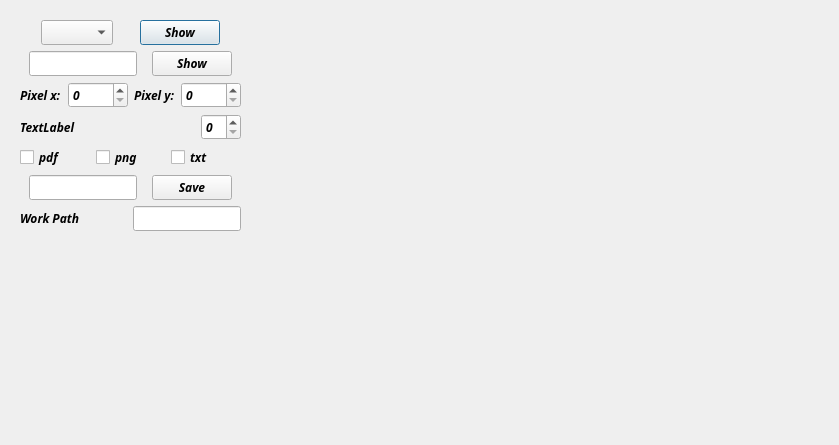
<?xml version="1.0" encoding="UTF-8"?>
<ui version="4.0">
 <class>FrameCl</class>
 <widget class="QDialog" name="FrameCl">
  <property name="geometry">
   <rect>
    <x>0</x>
    <y>0</y>
    <width>839</width>
    <height>445</height>
   </rect>
  </property>
  <property name="font">
   <font>
    <family>Ubuntu Mono</family>
    <weight>75</weight>
    <italic>true</italic>
    <bold>true</bold>
   </font>
  </property>
  <property name="windowTitle">
   <string>Dialog</string>
  </property>
  <layout class="QGridLayout" name="gridLayout">
   <item row="0" column="0">
    <widget class="QScrollArea" name="scrollArea">
     <property name="frameShape">
      <enum>QFrame::NoFrame</enum>
     </property>
     <property name="widgetResizable">
      <bool>true</bool>
     </property>
     <widget class="QWidget" name="scrollAreaWidgetContents">
      <property name="geometry">
       <rect>
        <x>0</x>
        <y>0</y>
        <width>900</width>
        <height>402</height>
       </rect>
      </property>
      <layout class="QHBoxLayout" name="horizontalLayout_6">
       <item>
        <layout class="QVBoxLayout" name="verticalLayout">
         <item>
          <layout class="QHBoxLayout" name="horizontalLayout">
           <item>
            <widget class="QComboBox" name="comboBox">
             <property name="sizePolicy">
              <sizepolicy hsizetype="Maximum" vsizetype="Fixed">
               <horstretch>0</horstretch>
               <verstretch>0</verstretch>
              </sizepolicy>
             </property>
            </widget>
           </item>
           <item>
            <widget class="QPushButton" name="pushButton_2">
             <property name="sizePolicy">
              <sizepolicy hsizetype="Maximum" vsizetype="Fixed">
               <horstretch>0</horstretch>
               <verstretch>0</verstretch>
              </sizepolicy>
             </property>
             <property name="text">
              <string>Show</string>
             </property>
            </widget>
           </item>
          </layout>
         </item>
         <item>
          <layout class="QHBoxLayout" name="horizontalLayout_5">
           <item>
            <widget class="QLineEdit" name="lineEdit_2">
             <property name="sizePolicy">
              <sizepolicy hsizetype="Maximum" vsizetype="Fixed">
               <horstretch>0</horstretch>
               <verstretch>0</verstretch>
              </sizepolicy>
             </property>
            </widget>
           </item>
           <item>
            <widget class="QPushButton" name="pushButton_4">
             <property name="sizePolicy">
              <sizepolicy hsizetype="Maximum" vsizetype="Fixed">
               <horstretch>0</horstretch>
               <verstretch>0</verstretch>
              </sizepolicy>
             </property>
             <property name="text">
              <string>Show</string>
             </property>
            </widget>
           </item>
          </layout>
         </item>
         <item>
          <layout class="QHBoxLayout" name="horizontalLayout_2">
           <item>
            <widget class="QLabel" name="label">
             <property name="sizePolicy">
              <sizepolicy hsizetype="Maximum" vsizetype="Preferred">
               <horstretch>0</horstretch>
               <verstretch>0</verstretch>
              </sizepolicy>
             </property>
             <property name="text">
              <string>Pixel x:</string>
             </property>
            </widget>
           </item>
           <item>
            <widget class="QSpinBox" name="spinBox">
             <property name="sizePolicy">
              <sizepolicy hsizetype="Maximum" vsizetype="Fixed">
               <horstretch>0</horstretch>
               <verstretch>0</verstretch>
              </sizepolicy>
             </property>
             <property name="maximum">
              <number>99999</number>
             </property>
            </widget>
           </item>
           <item>
            <widget class="QLabel" name="label_2">
             <property name="sizePolicy">
              <sizepolicy hsizetype="Maximum" vsizetype="Preferred">
               <horstretch>0</horstretch>
               <verstretch>0</verstretch>
              </sizepolicy>
             </property>
             <property name="text">
              <string>Pixel y:</string>
             </property>
            </widget>
           </item>
           <item>
            <widget class="QSpinBox" name="spinBox_2">
             <property name="sizePolicy">
              <sizepolicy hsizetype="Maximum" vsizetype="Fixed">
               <horstretch>0</horstretch>
               <verstretch>0</verstretch>
              </sizepolicy>
             </property>
             <property name="maximum">
              <number>99999</number>
             </property>
            </widget>
           </item>
          </layout>
         </item>
         <item>
          <layout class="QHBoxLayout" name="horizontalLayout_7">
           <item>
            <widget class="QLabel" name="label_3">
             <property name="text">
              <string>TextLabel</string>
             </property>
            </widget>
           </item>
           <item>
            <widget class="QSpinBox" name="spinBox_3">
             <property name="sizePolicy">
              <sizepolicy hsizetype="Maximum" vsizetype="Fixed">
               <horstretch>0</horstretch>
               <verstretch>0</verstretch>
              </sizepolicy>
             </property>
            </widget>
           </item>
          </layout>
         </item>
         <item>
          <layout class="QHBoxLayout" name="horizontalLayout_3">
           <item>
            <widget class="QCheckBox" name="checkBox">
             <property name="text">
              <string>pdf</string>
             </property>
            </widget>
           </item>
           <item>
            <widget class="QCheckBox" name="checkBox_2">
             <property name="text">
              <string>png</string>
             </property>
            </widget>
           </item>
           <item>
            <widget class="QCheckBox" name="checkBox_3">
             <property name="text">
              <string>txt</string>
             </property>
            </widget>
           </item>
          </layout>
         </item>
         <item>
          <layout class="QHBoxLayout" name="horizontalLayout_4">
           <item>
            <widget class="QLineEdit" name="lineEdit">
             <property name="sizePolicy">
              <sizepolicy hsizetype="Maximum" vsizetype="Fixed">
               <horstretch>0</horstretch>
               <verstretch>0</verstretch>
              </sizepolicy>
             </property>
            </widget>
           </item>
           <item>
            <widget class="QPushButton" name="pushButton_3">
             <property name="sizePolicy">
              <sizepolicy hsizetype="Maximum" vsizetype="Fixed">
               <horstretch>0</horstretch>
               <verstretch>0</verstretch>
              </sizepolicy>
             </property>
             <property name="text">
              <string>Save</string>
             </property>
            </widget>
           </item>
          </layout>
         </item>
         <item>
          <layout class="QHBoxLayout" name="horizontalLayout_8">
           <item>
            <widget class="QLabel" name="label_4">
             <property name="text">
              <string>Work Path</string>
             </property>
            </widget>
           </item>
           <item>
            <widget class="QLineEdit" name="lineEdit_3">
             <property name="sizePolicy">
              <sizepolicy hsizetype="Maximum" vsizetype="Fixed">
               <horstretch>0</horstretch>
               <verstretch>0</verstretch>
              </sizepolicy>
             </property>
            </widget>
           </item>
          </layout>
         </item>
         <item>
          <spacer name="verticalSpacer">
           <property name="orientation">
            <enum>Qt::Vertical</enum>
           </property>
           <property name="sizeHint" stdset="0">
            <size>
             <width>20</width>
             <height>40</height>
            </size>
           </property>
          </spacer>
         </item>
        </layout>
       </item>
       <item>
        <widget class="QCustomPlot" name="customPlot" native="true">
         <property name="sizePolicy">
          <sizepolicy hsizetype="MinimumExpanding" vsizetype="MinimumExpanding">
           <horstretch>0</horstretch>
           <verstretch>0</verstretch>
          </sizepolicy>
         </property>
         <property name="minimumSize">
          <size>
           <width>500</width>
           <height>300</height>
          </size>
         </property>
        </widget>
       </item>
      </layout>
     </widget>
    </widget>
   </item>
  </layout>
 </widget>
 <customwidgets>
  <customwidget>
   <class>QCustomPlot</class>
   <extends>QWidget</extends>
   <header>qcustomplot.h</header>
   <container>1</container>
  </customwidget>
 </customwidgets>
 <resources/>
 <connections/>
</ui>
